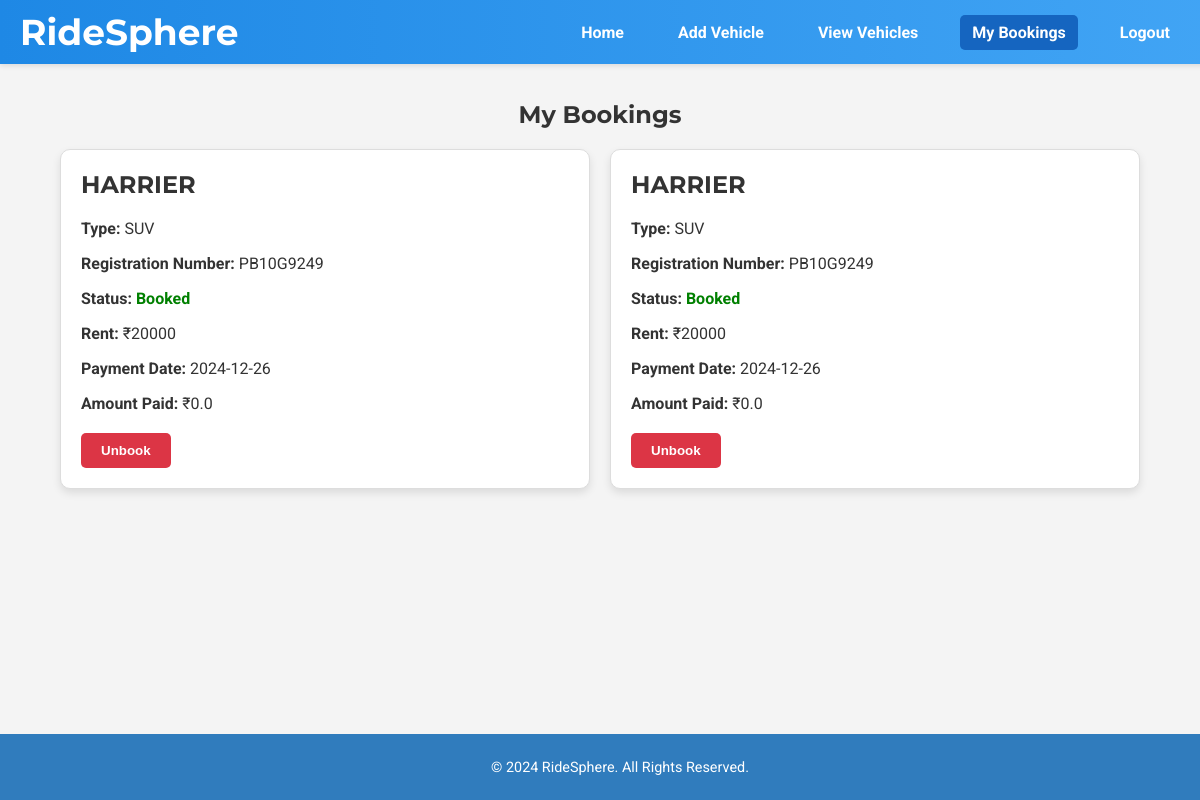
Screenshot of /my_bookings (signed in) with the database file from the repository.
### app.py (models this page shows)
class Booking(db.Model):
    id = db.Column(db.Integer, primary_key=True)
    user_id = db.Column(db.Integer, db.ForeignKey('user.id'), nullable=False)
    vehicle_id = db.Column(db.Integer, db.ForeignKey('vehicle.id'), nullable=False)
    payment_date = db.Column(db.DateTime, nullable=False, default=datetime.utcnow)
    amount_paid = db.Column(db.Float, nullable=False)

class Vehicle(db.Model):
    id = db.Column(db.Integer, primary_key=True)
    name = db.Column(db.String(150), nullable=False)
    type = db.Column(db.String(100), nullable=False)
    registration = db.Column(db.String(100), unique=True, nullable=False)
    rent = db.Column(db.Integer, nullable=False, default=0)
    available = db.Column(db.Boolean, default=True)
    bookings = db.relationship('Booking', backref='vehicle', lazy=True)
    reviews = db.relationship('Review', backref='vehicle', lazy=True)

### app.py (the view)
@app.route("/my_bookings")
@login_required
def my_bookings():
    bookings = Booking.query.filter_by(user_id=session["user_id"]).all()
    return render_template("my_bookings.html", bookings=bookings)

### app.py (called while the page is built)
def login_required(f):
    @wraps(f)
    def decorated_function(*args, **kwargs):
        if "user_id" not in session:
            flash("Please log in to access this page.", "error")
            return redirect(url_for("login"))
        return f(*args, **kwargs)
    return decorated_function

### templates/my_bookings.html (shortened to what this page needs)
<!DOCTYPE html>
<html lang="en">
<head>
    <link rel="stylesheet" href="{{ url_for('static', filename='style.css') }}">
</head>
<body>
    <header class="navbar">
        <div class="logo">
            <h1><a href="{{ url_for('home') }}">RideSphere</a></h1>
        </div>
        <nav class="nav-links">
            <ul>
                <li><a href="{{ url_for('home') }}">Home</a></li>
                <li><a href="{{ url_for('add_vehicle') }}">Add Vehicle</a></li>
                <li><a href="{{ url_for('vehicles') }}">View Vehicles</a></li>
                {% if "user_id" in session %}
                    <li><a href="{{ url_for('my_bookings') }}" class="active">My Bookings</a></li>
                    <li><a href="{{ url_for('logout') }}">Logout</a></li>
                {% else %}
                    <li><a href="{{ url_for('login') }}">Login</a></li>
                    <li><a href="{{ url_for('register') }}">Register</a></li>
                {% endif %}
            </ul>
        </nav>
    </header>
    <section class="container">
        <h1>My Bookings</h1>
        <div class="vehicle-grid">
            {% for booking in bookings %}
            <div class="vehicle-card">
                <h2>{{ booking.vehicle.name }}</h2>
                <p><strong>Type:</strong> {{ booking.vehicle.type }}</p>
                <p><strong>Registration Number:</strong> {{ booking.vehicle.registration }}</p>
                <p><strong>Status:</strong> <span class="status-booked">Booked</span></p>
                <p><strong>Rent:</strong> ₹{{ booking.vehicle.rent }}</p>
                <p><strong>Payment Date:</strong> {{ booking.payment_date.strftime('%Y-%m-%d') }}</p>
                <p><strong>Amount Paid:</strong> ₹{{ booking.amount_paid }}</p>
                <div class="card-actions">
                    <form method="POST" action="{{ url_for('unbook', booking_id=booking.id) }}">
                        <button type="submit" class="btn btn-secondary">Unbook</button>
                    </form>
                </div>
            </div>
            {% endfor %}
        </div>
    </section>
    <footer class="sticky-footer">
        <div class="footer-content">
            <p>&copy; 2024 RideSphere. All Rights Reserved.</p>
        </div>
    </footer>
</body>
</html>

### static/style.css (style rules this page uses)
body { margin: 0; font-family: 'Roboto', sans-serif; background-color: #f9f9f9; color: #333; overflow-x: hidden; scroll-behavior: smooth; }
h1, h2 { font-family: 'Montserrat', sans-serif; }
a { text-decoration: none; color: inherit; }
.container { width: 90%; max-width: 1200px; margin: 20px auto; }
h1 { text-align: center; color: #333; }
.navbar .logo h1 { margin: 0; font-size: 1.5rem; }
.navbar .logo a { color: white; text-decoration: none; }
.nav-links ul { list-style: none; padding: 0; margin: 0; display: flex; flex-wrap: wrap; }
.nav-links li { margin: 0 10px; }
.nav-links a { color: white; font-weight: bold; padding: 8px 12px; border-radius: 5px; transition: background-color 0.3s ease; white-space: nowrap; }
.nav-links a:hover, .nav-links a.active { background-color: #1565c0; }
.vehicle-grid { display: grid; grid-template-columns: repeat(auto-fit, minmax(300px, 1fr)); gap: 20px; margin: 20px auto; }
.vehicle-card { background: white; border: 1px solid #ddd; border-radius: 8px; padding: 15px; box-shadow: 0 4px 8px rgba(0, 0, 0, 0.1); transition: transform 0.3s ease, box-shadow 0.3s ease; }
.vehicle-card h2 { margin-top: 0; }
.card-actions { display: flex; justify-content: space-between; margin-top: 10px; }
.status-booked { color: #e53935; font-weight: bold; }
.btn { background-color: #64b5f6; color: white; padding: 10px 15px; border: none; border-radius: 5px; font-weight: bold; text-decoration: none; cursor: pointer; transition: background-color 0.3s ease, transform 0.3s ease; }
footer { background-color: #1e88e5; color: white; text-align: center; padding: 10px 0; margin-top: 30px; }
.footer-content { font-size: 0.9rem; }
.sticky-footer { position: fixed; bottom: 0; left: 0; width: 100%; background-color: #1e88e5; color: white; text-align: center; padding: 10px 0; }
.navbar { background: linear-gradient(90deg, #1e88e5, #42a5f5); color: white; padding: 10px 20px; display: flex; justify-content: space-between; align-items: center; box-shadow: 0 2px 5px rgba(0, 0, 0, 0.1); position: fixed; top: 0; width: 100%; z-index: 1000; animation: slideDown 0.5s ease-in-out; }
body { padding-top:65px; }
.sticky-footer { position: fixed; bottom: 0; left: 0; width: 100%; background-color: #307cbd; color: white; text-align: center; padding: 10px 0; }
.nav-links li:last-child a { padding-right: 40px; }
.navbar .logo h1 a { color: yellow; font-size: 2.25rem; }

### templates/my_bookings.html (style rules this page uses)
body { font-family: 'Roboto', sans-serif; background-color: #f4f4f4; margin: 0; padding-top: 60px; }
.container { max-width: 1200px; margin: auto; padding: 20px; }
.navbar { display: flex; justify-content: space-between; align-items: center; background-color: #333; padding: 10px 20px; color: white; position: fixed; top: 0; width: 100%; z-index: 1000; }
.navbar .logo h1 a { color: white; text-decoration: none; }
.navbar .nav-links ul { list-style: none; padding: 0; margin: 0; display: flex; }
.navbar .nav-links ul li { margin-left: 20px; }
.navbar .nav-links ul li a { color: white; text-decoration: none; }
.navbar .nav-links ul li a.active { font-weight: bold; }
.vehicle-grid { display: grid; grid-template-columns: repeat(auto-fit, minmax(300px, 1fr)); gap: 20px; }
.vehicle-card { background: white; border-radius: 10px; box-shadow: 0 4px 8px rgba(0, 0, 0, 0.1); padding: 20px; }
.vehicle-card h2 { margin-top: 0; }
.status-booked { color: green; font-weight: bold; }
.card-actions { margin-top: 20px; }
.btn { background-color: #28a745; color: white; padding: 10px 20px; border: none; border-radius: 5px; cursor: pointer; }
.btn-secondary { background-color: #dc3545; }
.sticky-footer { background-color: #307cbd; color: white; padding: 10px 20px; text-align: center; position: fixed; bottom: 0; width: 100%; }

### rows the page displays
Booking: vehicle.name "HARRIER", vehicle.type "SUV", vehicle.registration "PB10G9249", vehicle.rent "20000", payment_date "2024-12-26", amount_paid "0.0"
Booking: vehicle.name "HARRIER", vehicle.type "SUV", vehicle.registration "PB10G9249", vehicle.rent "20000", payment_date "2024-12-26", amount_paid "0.0"
